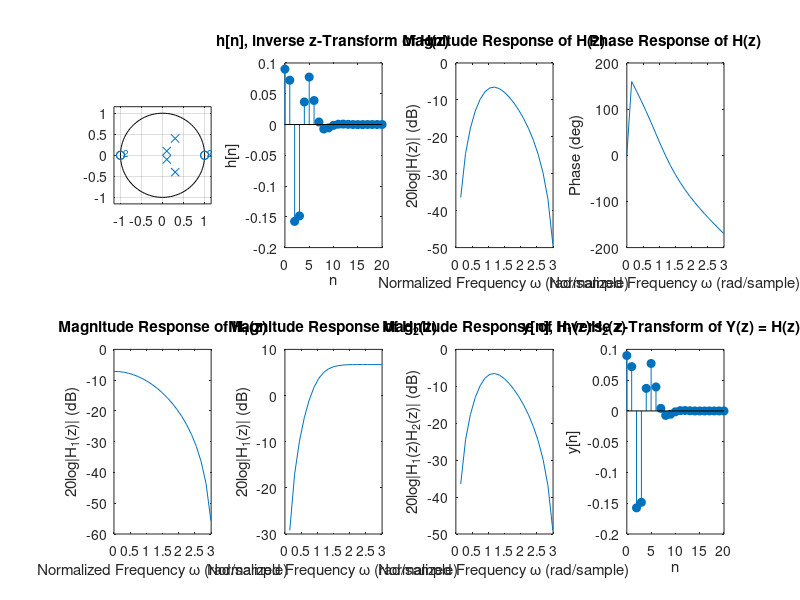

The MATLAB source for this figure:
clear all;
clc;

%% Question (a)
k0 = 0.09; % Gain
z0 = [1; 1; -1; -1]; % Zeros
p0 = [0.3 - 0.4 * 1i; 0.3 + 0.4 * 1i; 0.1 - 0.1 * 1i; 0.1 + 0.1 * 1i]; % Poles
subplot(2, 4, 1)
zplane(z0, p0) % Generate Pole-zero Plot


%% Question (b)
[b0, a0] = zp2tf(z0, p0, k0);
[r, p, k] = residuez(b0, a0);
N0 = 20;
n = linspace(0, N0, N0 + 1);
h = zeros(1, N0 + 1);
subplot(2, 4, 2)
for x = 1 : N0 + 1
    if x <= length(k)
        h(x) = h(x) + k(1, x);
    end
    for m = 1 : length(p)
        h(x) = h(x) + r(m, 1) * (p(m, 1)^(x - 1));
    end
end
stem(n, h(n + 1), 'filled');
title('h[n], inverse z-Transform of H(z)')
xlabel('n')
ylabel('h[n]')

%% Question (c)
[H, w] = freqz(b0, a0, N0 + 1);

subplot(2, 4, 3)
plot(w, 20*log10(abs(H)));
title('Magnitude Response of H(z)')
xlabel('Normalized Frequency ω (rad/sample)')
ylabel('20log|H(z)| (dB)')

subplot(2, 4, 4)
plot(w, unwrap(angle(H))*180/pi);
title('Phase Response of H(z)')
xlabel('Normalized Frequency ω (rad/sample)')
ylabel('Phase (deg)')

%% Question (d)
sos = zp2sos(z0, p0, k0);

%% Question (e)
subplot(2, 4, 5)
[H1, w] = freqz(sos(1, 1:3), sos(1, 4:6), N0 + 1);
plot(w, 20*log10(abs(H1)));
title('Magnitude Response of H_1(z)')
xlabel('Normalized Frequency ω (rad/sample)')
ylabel('20log|H_1(z)| (dB)')

subplot(2, 4, 6)
[H2, w] = freqz(sos(2, 1:3), sos(2, 4:6), N0 + 1);
plot(w, 20*log10(abs(H2)));
title('Magnitude Response of H_2(z)')
xlabel('Normalized Frequency ω (rad/sample)')
ylabel('20log|H_1(z)| (dB)')

subplot(2, 4, 7)
plot(w, 20*(log10(abs(H1.*H2))));
title('Magnitude Response of H_1(z)H_2(z)')
xlabel('Normalized Frequency ω (rad/sample)')
ylabel('20log|H_1(z)H_2(z)| (dB)')

%% Question (f)
x_impulse = zeros(1, N0 + 1);
x_impulse(1) = 1;
y = filter(b0, a0, x_impulse);

subplot(2, 4, 8)
stem(n, y(n + 1), 'filled');
title('y[n], Inverse z-Transform of Y(z) = H(z)X(z)');
xlabel('n');
ylabel('y[n]');

%%figure
%%plot(w, 20*log10(abs(H)), 'b', w, 20*log10(abs(H1 .* H2)), 'r')
%%title('Comparison of H(z) and H_1(z)H_2(z)')
%%xlabel('Normalized Frequency ω (rad/sample)')
%%ylabel('Magnitude (dB)')

%%figure
%%stem(n, h(n+1), 'filled', 'b')
%%hold on;
%%stem(n, y(n+1), 'filled', 'r')
%%title('Comparison of h[n] and y[n]')
%%xlabel('n')
%%ylabel('h[n] (blue) and y[n] (red)')
